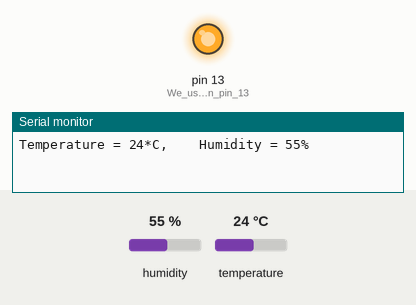
Recording of a sketch running on a simulated Arduino Uno, built with avr-gcc and run on an emulated ATmega328P. Parts: output pins drawn as LEDs (lit = HIGH), the last lines printed to the serial monitor. Inputs (shaded band) come from the test bench; at power-on: humidity 55 %, temperature 24 °C.

Above: at 1.5 s.
At 4.6 s:
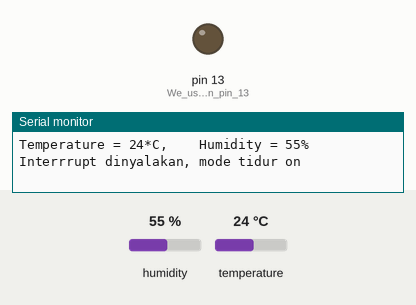
Timing chart, 0 to 8.0 s (numbered marks = the images above):
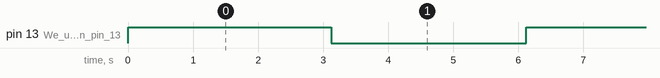

Measured:
- by itself, pin 13 (We_use_the_led_on_pin_13): alternates HIGH for 3.1 s and LOW for 3.0 s

The sketch:

tes_dht11_sleep.ino
```cpp
#include "DHT.h"

#define DHTPIN 4 // sambungkan ke pin digital board
#define DHTTYPE DHT11 // untuk dht11

#include <avr/sleep.h>//this AVR library contains the methods that controls the sleep modes
#define interruptPin 3 //Pin we are going to use to wake up the Arduino

DHT dht(DHTPIN, DHTTYPE); // objek sensor dht

void setup() {
  Serial.begin(115200);//Start Serial Comunication
  dht.begin();
  pinMode(LED_BUILTIN,OUTPUT);//We use the led on pin 13 to indecate when Arduino is A sleep
  pinMode(interruptPin,INPUT_PULLUP);//Set pin d2 to input using the buildin pullup resistor
  digitalWrite(LED_BUILTIN,HIGH);//turning LED on
}

void loop() {
  delay(100);
  // Read humidity
  byte RH = dht.readHumidity();
  //Read temperature in degree Celsius
  byte Temp = dht.readTemperature();

  Serial.print("Temperature = ");
  Serial.print(Temp);
  Serial.print("*C,    Humidity = ");
  Serial.print(RH);
  Serial.println("%");

  delay(3000);//wait 3 seconds before going to sleep
  menuju_tidur();
}

void menuju_tidur(){
    sleep_enable();//Enabling sleep mode
    attachInterrupt(0, bangun, LOW);//attaching a interrupt to pin d2
    set_sleep_mode(SLEEP_MODE_PWR_DOWN);//Setting the sleep mode, in our case full sleep
    digitalWrite(LED_BUILTIN,LOW);//turning LED off
    delay(3000); //wait a second to allow the led to be turned off before going to sleep
    sleep_cpu();//activating sleep mode
    Serial.println("baru saja bangun!");//next line of code executed after the interrupt
    digitalWrite(LED_BUILTIN,HIGH);//turning LED on
  }

void bangun(){
  Serial.println("Interrrupt dinyalakan, mode tidur on");//Print message to serial monitor
   sleep_disable();//Disable sleep mode
  detachInterrupt(0); //Removes the interrupt from pin 2;
}
```
